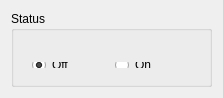
<ui version="4.0" >
 <class>BalancerClass</class>
 <widget class="QWidget" name="BalancerClass" >
  <property name="geometry" >
   <rect>
    <x>0</x>
    <y>0</y>
    <width>223</width>
    <height>98</height>
   </rect>
  </property>
  <property name="windowTitle" >
   <string>Balancer</string>
  </property>
  <layout class="QGridLayout" name="gridLayout" >
   <item row="0" column="0" >
    <widget class="QGroupBox" name="groupBox" >
     <property name="title" >
      <string>Status</string>
     </property>
     <widget class="QWidget" name="" >
      <property name="geometry" >
       <rect>
        <x>10</x>
        <y>40</y>
        <width>181</width>
        <height>28</height>
       </rect>
      </property>
      <layout class="QHBoxLayout" name="horizontalLayout" >
       <item>
        <widget class="QRadioButton" name="radio_off" >
         <property name="text" >
          <string>Off</string>
         </property>
         <property name="checked" >
          <bool>true</bool>
         </property>
        </widget>
       </item>
       <item>
        <widget class="QRadioButton" name="radio_on" >
         <property name="text" >
          <string>On</string>
         </property>
        </widget>
       </item>
      </layout>
     </widget>
    </widget>
   </item>
  </layout>
 </widget>
 <layoutdefault spacing="6" margin="11" />
 <resources/>
 <connections/>
</ui>
